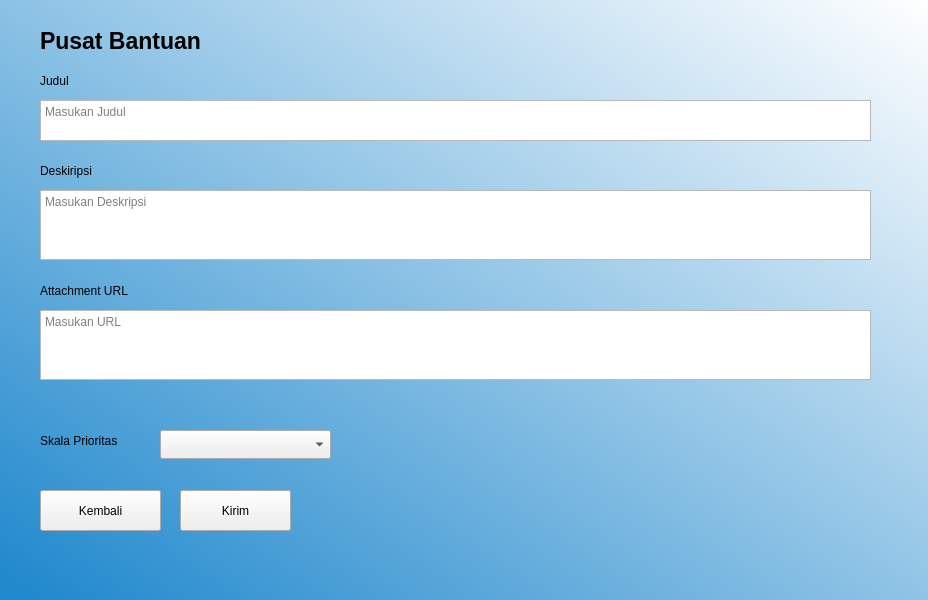
<?xml version="1.0" encoding="UTF-8"?>
<ui version="4.0">
 <class>MainWindow</class>
 <widget class="QMainWindow" name="MainWindow">
  <property name="geometry">
   <rect>
    <x>0</x>
    <y>0</y>
    <width>928</width>
    <height>600</height>
   </rect>
  </property>
  <property name="windowTitle">
   <string>Mendaftarkan TIcket</string>
  </property>
  <property name="styleSheet">
   <string notr="true"/>
  </property>
  <widget class="QWidget" name="bgWindow">
   <property name="styleSheet">
    <string notr="true">#bgWindow{
background-color: qlineargradient(spread:pad, x1:0, y1:0.961, x2:1, y2:0, stop:0 rgba(33, 137, 205, 255), stop:1 rgba(255, 255, 255, 255));
}</string>
   </property>
   <widget class="QPushButton" name="sendButton">
    <property name="geometry">
     <rect>
      <x>180</x>
      <y>490</y>
      <width>111</width>
      <height>41</height>
     </rect>
    </property>
    <property name="styleSheet">
     <string notr="true">QPushButton{
background-color:rgb(0, 0, 0);
color:rgba(255,255,255,210);
border-radius:15px;
font: 12pt &quot;MS Shell Dlg 2&quot;; color:rgb(255, 255, 255);
}

QPushButton:hover{
background-color:qlineargradient(spread:pad, x1:0, y1:1, x2:1, y2:0, stop:0 rgba(150, 123, 111, 219), stop:1 rgba(85, 81, 84, 226));
}

QPushButton:pressed{
padding-left:5px;
padding-top:5px;
background-color:rgba(150, 123, 111, 255);
};</string>
    </property>
    <property name="text">
     <string>Kirim</string>
    </property>
   </widget>
   <widget class="QPushButton" name="backButton">
    <property name="geometry">
     <rect>
      <x>40</x>
      <y>490</y>
      <width>121</width>
      <height>41</height>
     </rect>
    </property>
    <property name="styleSheet">
     <string notr="true">QPushButton{
background-color:rgb(0, 0, 0);
color:rgba(255,255,255,210);
border-radius:15px;
font: 12pt &quot;MS Shell Dlg 2&quot;; color:rgb(255, 255, 255);
}

QPushButton:hover{
background-color:qlineargradient(spread:pad, x1:0, y1:1, x2:1, y2:0, stop:0 rgba(150, 123, 111, 219), stop:1 rgba(85, 81, 84, 226));
}

QPushButton:pressed{
padding-left:5px;
padding-top:5px;
background-color:rgba(150, 123, 111, 255);
};</string>
    </property>
    <property name="text">
     <string>Kembali</string>
    </property>
   </widget>
   <widget class="QLabel" name="label">
    <property name="geometry">
     <rect>
      <x>40</x>
      <y>30</y>
      <width>271</width>
      <height>21</height>
     </rect>
    </property>
    <property name="font">
     <font>
      <pointsize>17</pointsize>
      <bold>true</bold>
     </font>
    </property>
    <property name="text">
     <string>Pusat Bantuan</string>
    </property>
   </widget>
   <widget class="QLabel" name="label_2">
    <property name="geometry">
     <rect>
      <x>40</x>
      <y>70</y>
      <width>67</width>
      <height>21</height>
     </rect>
    </property>
    <property name="text">
     <string>Judul</string>
    </property>
   </widget>
   <widget class="QLabel" name="label_3">
    <property name="geometry">
     <rect>
      <x>40</x>
      <y>160</y>
      <width>81</width>
      <height>21</height>
     </rect>
    </property>
    <property name="text">
     <string>Deskiripsi</string>
    </property>
   </widget>
   <widget class="QPlainTextEdit" name="deksripsiTextbox">
    <property name="geometry">
     <rect>
      <x>40</x>
      <y>190</y>
      <width>831</width>
      <height>70</height>
     </rect>
    </property>
    <property name="placeholderText">
     <string>Masukan Deskripsi</string>
    </property>
   </widget>
   <widget class="QLabel" name="label_4">
    <property name="geometry">
     <rect>
      <x>40</x>
      <y>430</y>
      <width>111</width>
      <height>21</height>
     </rect>
    </property>
    <property name="text">
     <string>Skala Prioritas</string>
    </property>
   </widget>
   <widget class="QLabel" name="label_5">
    <property name="geometry">
     <rect>
      <x>40</x>
      <y>280</y>
      <width>131</width>
      <height>21</height>
     </rect>
    </property>
    <property name="text">
     <string>Attachment URL</string>
    </property>
   </widget>
   <widget class="QPlainTextEdit" name="URLTextBox">
    <property name="geometry">
     <rect>
      <x>40</x>
      <y>310</y>
      <width>831</width>
      <height>70</height>
     </rect>
    </property>
    <property name="placeholderText">
     <string>Masukan URL</string>
    </property>
   </widget>
   <widget class="QComboBox" name="priorityBox">
    <property name="geometry">
     <rect>
      <x>160</x>
      <y>430</y>
      <width>171</width>
      <height>29</height>
     </rect>
    </property>
    <property name="currentText">
     <string/>
    </property>
   </widget>
   <widget class="QPlainTextEdit" name="judulTextbox">
    <property name="geometry">
     <rect>
      <x>40</x>
      <y>100</y>
      <width>831</width>
      <height>41</height>
     </rect>
    </property>
    <property name="placeholderText">
     <string>Masukan Judul</string>
    </property>
   </widget>
  </widget>
 </widget>
 <resources/>
 <connections/>
</ui>
